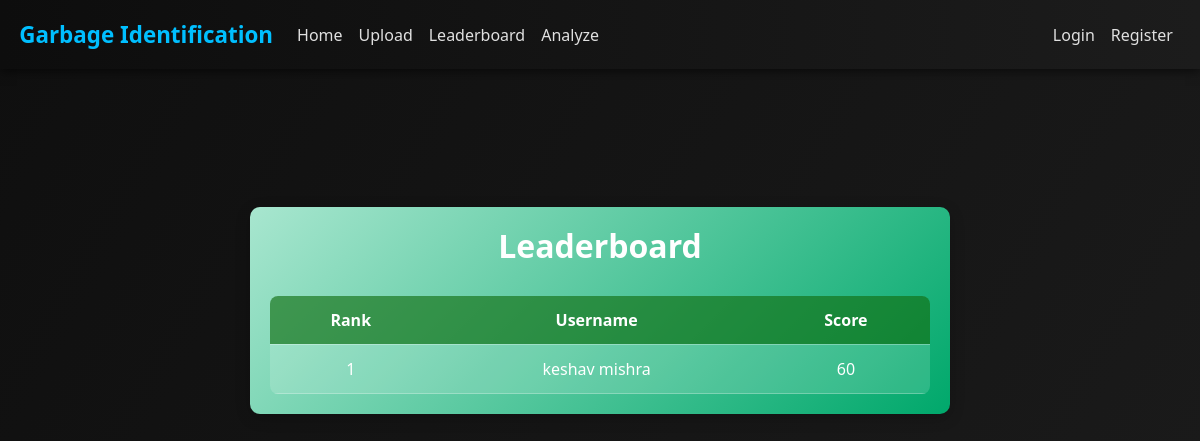
/leaderboard, run on an earlier commit of the app's database.
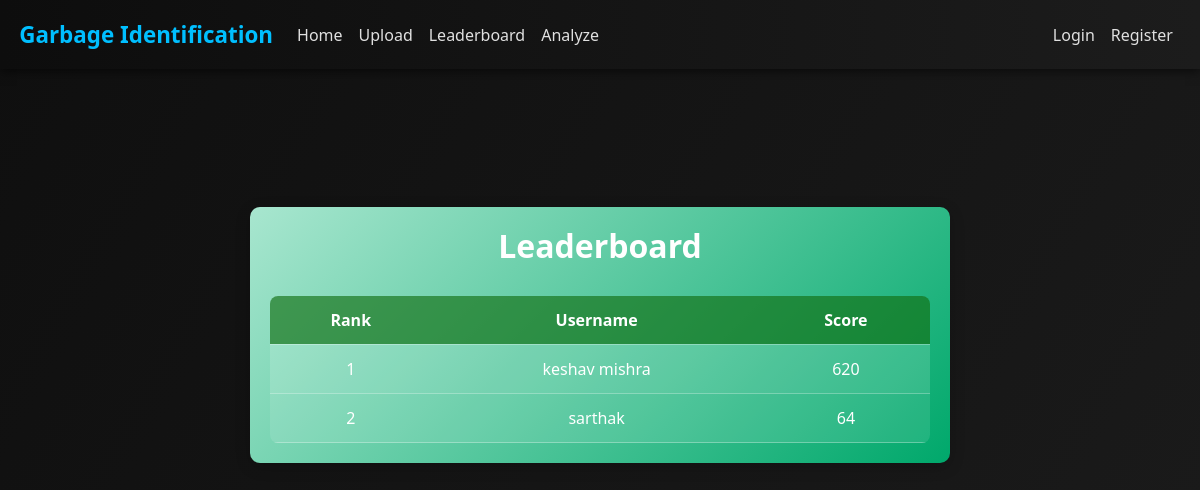
And on a later commit of the database.
### backend/credentials.py (models this page shows, shortened)
class User(db.Model,UserMixin):
    id=db.Column(db.Integer, primary_key=True)
    username=db.Column(db.String(length=27),unique=True,nullable=False)
    email_address=db.Column(db.String(length=50),unique=True,nullable=False)
    pswd_hash=db.Column(db.String(length=60),nullable=False)
    score=db.Column(db.Integer, nullable=False, default=0)
    @property
    def password(self):
        raise AttributeError("Password is write-only.")

### backend/app.py (the view)
@app_blueprint.route('/leaderboard')
def leaderboard_page():
    users = User.query.order_by(User.score.desc()).all()
    return render_template('leaderboard.html', users=users)

### backend/templates/leaderboard.html (shortened to what this page needs)
{% extends 'base.html' %}
{% block content %}
<div class="leaderboard-container">
    <h2>Leaderboard</h2>
    <table>
        <tr>
            <th>Rank</th>
            <th>Username</th>
            <th>Score</th>
        </tr>
        {% for user in users %}
        <tr>
            <td>{{ loop.index }}</td>
            <td>{{ user.username }}</td>
            <td>{{ user.score }}</td>
        </tr>
        {% endfor %}
    </table>
</div>
{% endblock %}

What changed in the data, as far as the page shows it:
changed User "keshav mishra": score "60" → "620"
added User: username "sarthak", score "64"
